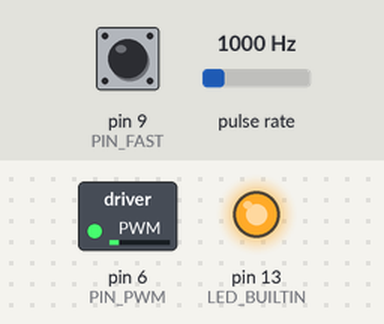
A sketch run on a simulated Arduino Uno, built with avr-gcc and run on an emulated ATmega328P. Parts: switched loads named in the sketch (green lamp = pin HIGH), output pins drawn as LEDs (lit = HIGH). Wiring (inferred from the names in the program): pulse sensor: data pin 5. The test bench sets the inputs (shaded band); at power-on: pin 9 (PIN_FAST) HIGH, pulse rate 1000 Hz.

Above: at 1.2 s.
1.3 s: pin 9 (PIN_FAST) pulled LOW for 0.15 s
At 1.8 s:
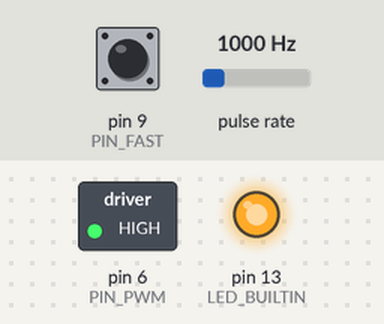
4.4 s: pin 9 (PIN_FAST) pulled LOW for 1 s
At 5.8 s:
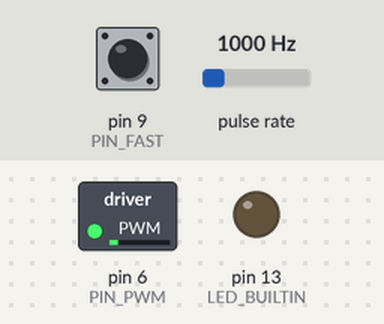
7.4 s: pulse rate (sensor on pin 5) set to 100 Hz
10.4 s: pin 9 (PIN_FAST) pulled LOW for 3.2 s
At 11.9 s:
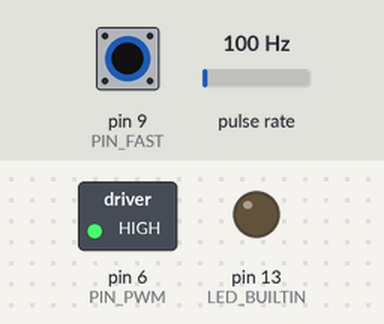
Timing chart, 0 to 46.6 s (numbered marks = the images above; inputs shaded):
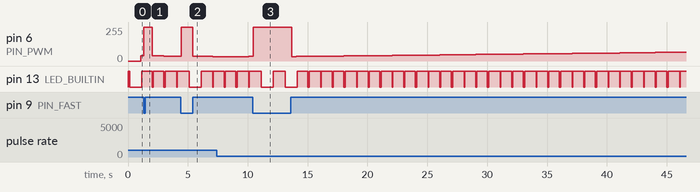

The sketch:

eq1synchronizer.ino
```cpp
// upload command
// arduino_debug.exe --upload eq1synchronizer.ino --board myboards:avr:uno1Mhz 2>&1 | grep -v StatusLogger

#include <LowPower.h>

//#define DEBUG

#define ASSR_READY_MASK (_BV(TCN2UB) | _BV(OCR2AUB) | _BV(OCR2BUB) | _BV(TCR2AUB) | _BV(TCR2BUB))
#define PIN_FAST 9
#define PIN_PWM 6


unsigned long volatile totalCount = 0;

void setup() {
  // put your setup code here, to run once:

  #ifdef DEBUG
  Serial.begin(9600);           //  setup serial
  #endif

  //pinMode(5, INPUT_PULLUP); // Pin 5 is T1 in atmega328 - timer 1 external clock input
  pinMode(LED_BUILTIN, OUTPUT);

  pinMode(PIN_FAST, INPUT_PULLUP);

  cli();

  // enable asynchronous operation of timer/counter 2
  // this may corrupt values of TCNT2, OCR2x, and TCCR2x
  ASSR |= _BV(AS2);

  // Wait until registers are ready for write
  while (ASSR & ASSR_READY_MASK);

  // Reset registers to initial values
  TCCR2A = 0;
  TCCR2B = 0;
  TCNT2 = 0;
  OCR2A = 0;
  OCR2B = 0;

  // Wait until registers are ready for write again
  while (ASSR & ASSR_READY_MASK);

  // Set prescaler to 1/128 so it overflows every second with 32,768 kHz crystal
  TCCR2B = (1 << CS22) | (0 << CS21) | (1 << CS20);
  // Trigger Output Compare interrupt 1/8 of a second after overflow, to toggle the LED
  OCR2A = 32; // For some reason the value wasn't always latching properly when I set it to 32 from the start. Setting it to 0 first and then to 32 seems to fix it.

  // Wait for new values to latch properly
  while (ASSR & ASSR_READY_MASK);

  // Clear all interrupt flags
  TIFR2 = 0;

  // Enable interrupt on overflow and Output Compare A
  TIMSK2 |= (_BV(TOIE2) | _BV(OCIE2A));


  // Set timer/counter 1 to external source on pin T1 rising edge
  TCCR1A = 0;

  TCCR1B = (1 << CS12) | (1 << CS11) | (1 << CS10);
  TCCR1C = 0;
  TCNT1 = 0; // clear the counter
  TIFR0 = 0; // clear any interrupt flags
  totalCount = 0;
  TIMSK1 = (1 << TOIE1); // enable overflow interrupt

  #ifndef DEBUG
  // Disable interrupt of timer0 - it's used for time functions like micros() and delay() but we're not using them (i think)
  TIMSK0 &= ~_BV(TOIE0);
  #endif

  sei();

}

volatile bool dontSleep = false;
void noSleep()
{
  dontSleep = true;
}

bool volatile countReady = false;
unsigned long volatile countThisSecond = 0;
unsigned long volatile seconds = 0;

// Timer2 is connected to 32kHz crystal and overflows every second
ISR(TIMER2_OVF_vect)
{
  countThisSecond = getTotalCount();
  seconds++;
  countReady = true;
}

// Timer2 Compare A will trigger 1/8s after overflow
ISR(TIMER2_COMPA_vect)
{
  digitalWrite(13, digitalRead(13) == HIGH ? LOW : HIGH);
}

// Timer1 counts motor pulses
ISR(TIMER1_OVF_vect)
{
  totalCount += 65536;
}

unsigned long getTotalCount()
{
  uint8_t oldSREG = SREG;
  cli();
  unsigned long total = totalCount;
  unsigned int t = TCNT1;
  total += t;
  // Check if the overflow flag is on. This means that the counter has overflown but interrupt has not run yet. So we must add 65536 to the result.
  if (TIFR1 & _BV(TOV1) && t < 65535)
  {
    total += 65536;
  }
  SREG = oldSREG;
  return total;
}

int count = 0;

// Motor makes 1 rotation in approx. 137100 pulses
// worm gear has 100 teeth, so we want 13710000 pulses per earth's rotation
// Earth makes a full rotation in 86164s
#define PULSES_PER_SECOND 159.115175711434 //159.115175711434

unsigned char duty = 40;
unsigned long diff;

bool isSync = false;
unsigned long syncPulses;
unsigned long syncSeconds;

unsigned long countLastSecond = 0;

void loop() {
  unsigned long count;
  bool fast = digitalRead(PIN_FAST) == LOW;
  if (countReady && !fast) {
    cli();
    count = countThisSecond;
    countReady = false;
    sei();

    long diff = count - countLastSecond;
    if (abs(diff - PULSES_PER_SECOND) / PULSES_PER_SECOND < 0.05)
    {
      isSync = true;
      syncPulses += diff;
      syncSeconds += 1;
      if (syncPulses > PULSES_PER_SECOND * syncSeconds)
      {
        if (diff > PULSES_PER_SECOND)
        {
          duty = max(duty - 1, 20);
        }
      }
      else
      {
        if (diff < PULSES_PER_SECOND)
        {
          duty = min(duty + 1, 255);
        }
      }
    }
    else
    {
      isSync = false;
      syncPulses = 0;
      syncSeconds = 0;
      if (diff > 0) // Make adjustments only if the motor is actually running
      {
        if (diff > PULSES_PER_SECOND)
        {
          duty = max(duty - 1, 20);
        }
        else
        {
          duty = min(duty + 1, 255);
        }
      }
    }

    countLastSecond = count;

    analogWrite(6, duty);
    // the LED will toggle in TIMER2_COMPA_vect. If isSync = true then LED will be on for 1/8s and off for the rest of the cycle. If isSync = false then LED will be off for 1/8s and on for the rest of the cycle.
    digitalWrite(13, isSync ? HIGH : LOW);

    #ifdef DEBUG
    Serial.print(diff);
    Serial.print(' ');
    Serial.println(duty);
    #endif //DEBUG
  }

  if (fast)
  {
    analogWrite(PIN_PWM, 255);
    isSync = false;
    syncPulses = 0;
    syncSeconds = 0;
  }

  #ifndef DEBUG
  LowPower.idle(SLEEP_120MS, ADC_OFF, TIMER2_ON, TIMER1_ON, TIMER0_ON, SPI_OFF, USART0_OFF, TWI_OFF);
  #endif
}
```
